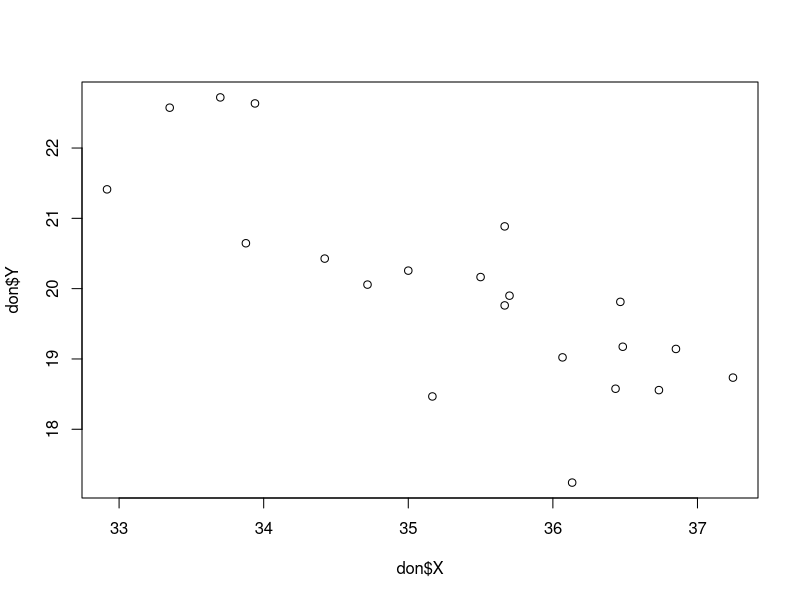
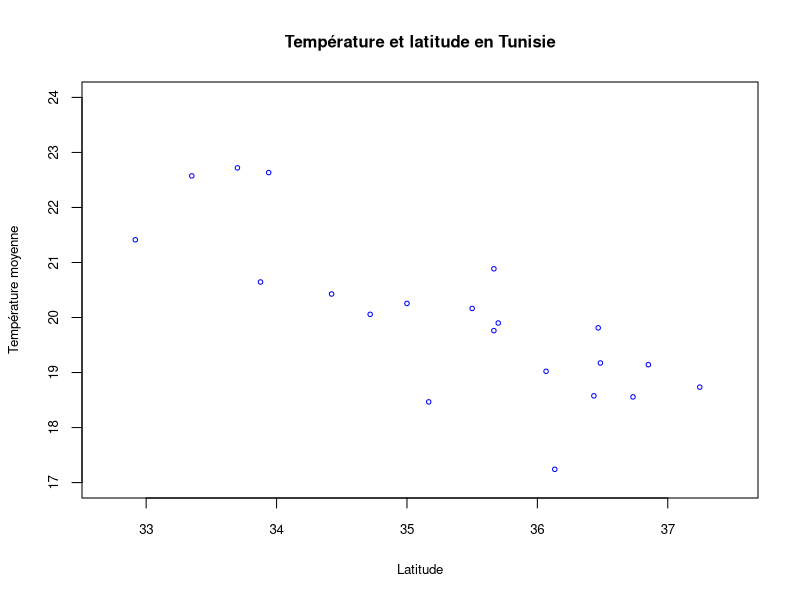
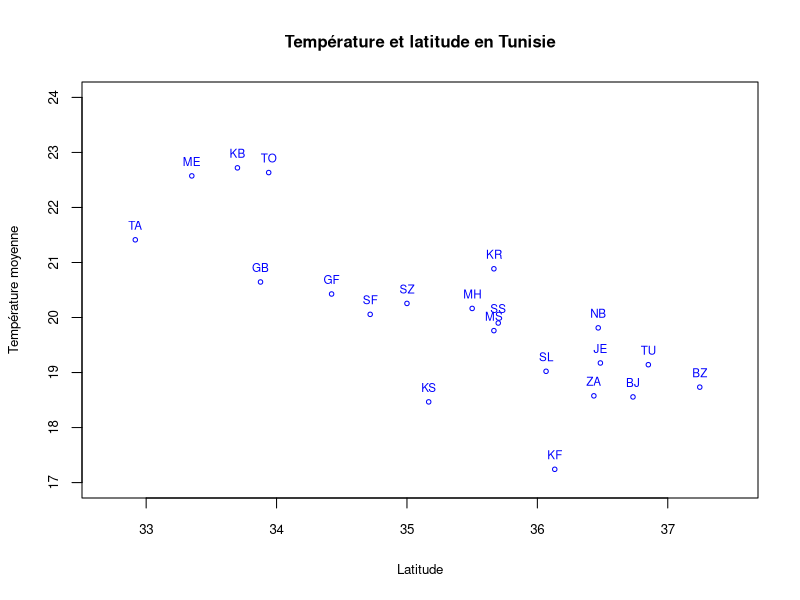
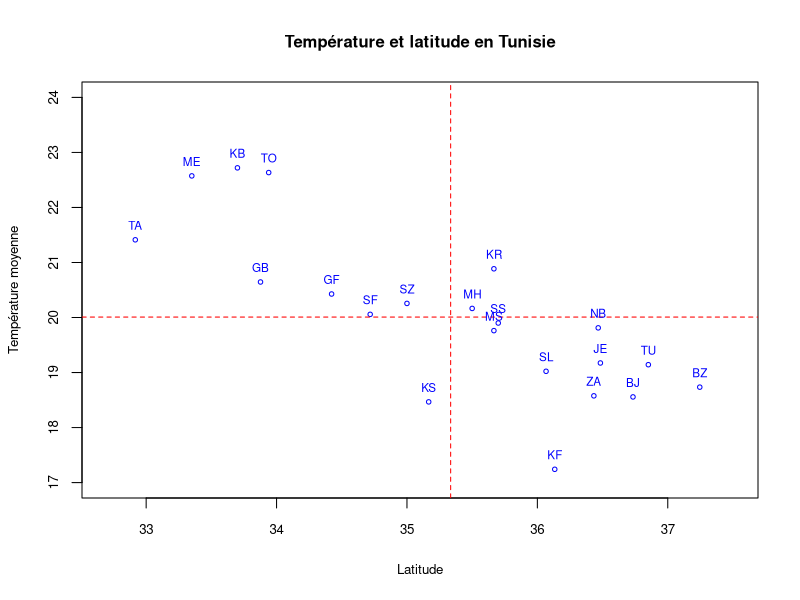
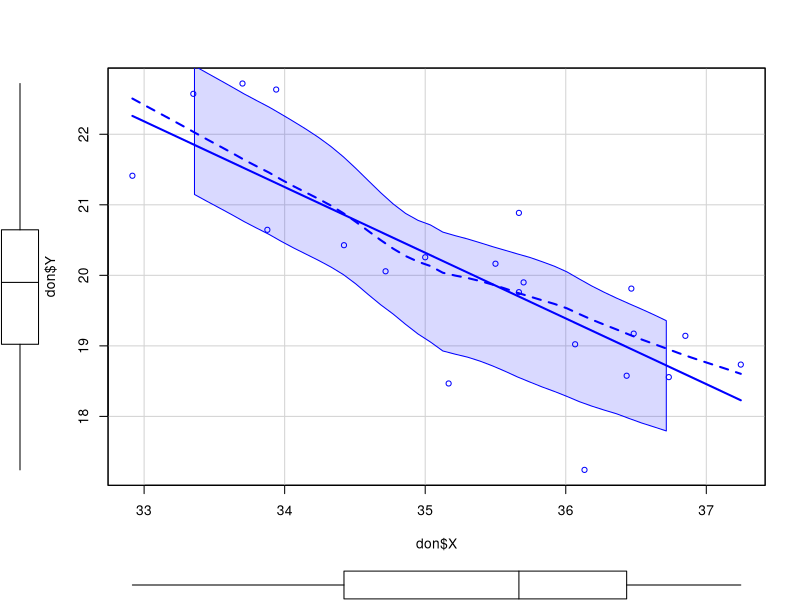
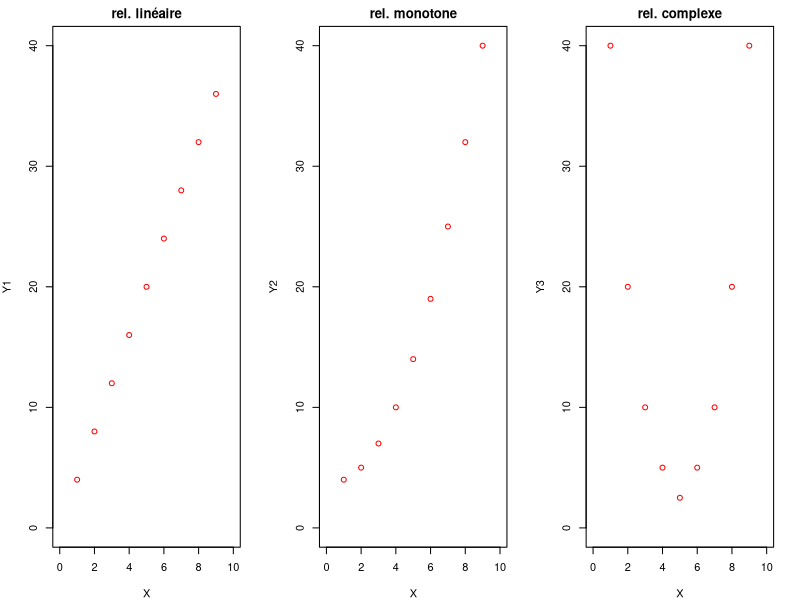
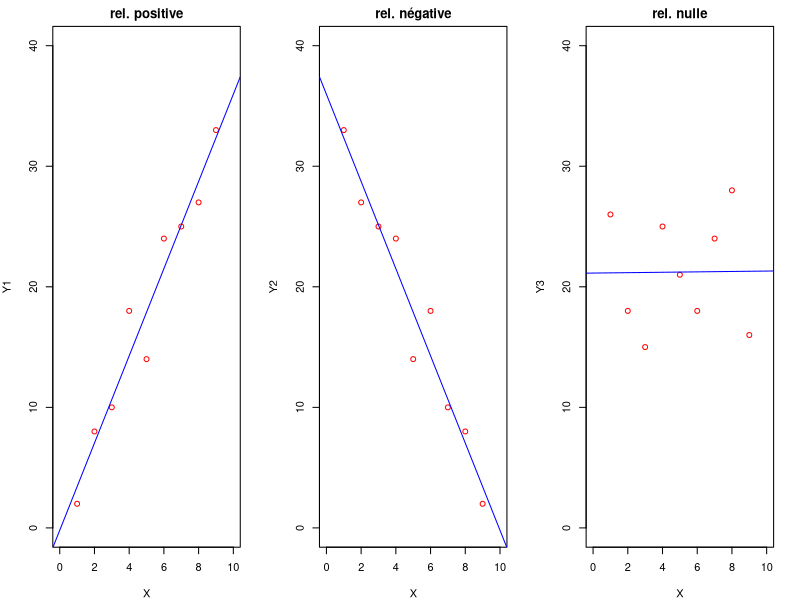
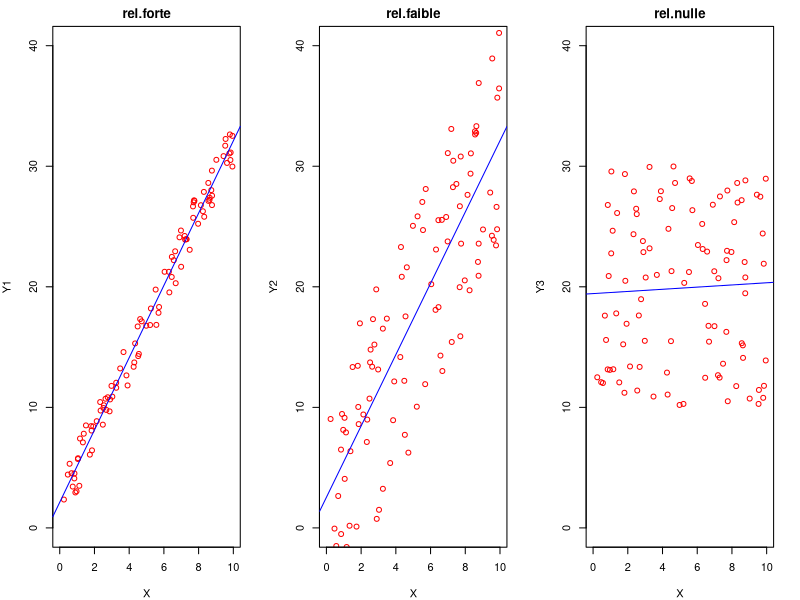

Recreate these plots in R, in order.
## ---- chunk 1
# Importantc: définit les options pr défaut
knitr::opts_chunk$set(echo = TRUE,  # n'affiche pas le code R
                      warning = FALSE,
                      message = FALSE)
library(knitr)  # Pour afficher les tableaux avec kable
library(readxl) #
## ---- chunk 2
#| attr-input: "style='font-size: 2em'"
#| attr-output: "style='font-size: 1em'"
#| echo: true
#| output-location: column
# Importe les données
library(readxl)
don<-read_xlsx(path = "data/TUN-CLIMAT/tun_climat.xlsx",
              sheet = "data")
kable(don, caption = "Tableau de données")
## ---- chunk 3
#| attr-input: "style='font-size: 2em'"
#| attr-output: "style='font-size: 1em'"
#| echo: true
#| output-location: column
# Importe les métadonnées
meta<-read_xlsx(path = "data/TUN-CLIMAT/tun_climat.xlsx",
              sheet = "meta")
kable(meta, caption = "Tableau de métadonnées")
## ---- chunk 4
#| attr-input: "style='font-size: 2em'"
#| attr-output: "style='font-size: 1em'"
#| echo: true
#| output-location: column
don<-don[,c("code","nom","lat","tmoy")]
colnames(don)<-c("code","nom","X","Y")
kable(head(don))
## ---- chunk 5
# Pour la version française
titre <- "Température et latitude en Tunisie"
nomX <- "Latitude"
nomY <- "Température moyenne"



## ---- chunk 6
#| attr-input: "style='font-size: 2em'"
#| attr-output: "style='font-size: 1em'"
#| echo: true
#| output-location: column
plot(don$X,don$Y)
## ---- chunk 7
plot(don$X,don$Y,
     main = titre,   # titre
     cex.main = 1,      # police du titre
     cex.sub = 0.6,     # police du sous-titre
     xlab = nomX,    # nom de l'axe X
     xlim = c(32.7,37.5),   # intervalle de l'axe X
     ylab = nomY,    # nom de l'axe Y
    ylim = c(17,24),    # intervalle de l'axe Y
     cex.axis = 0.8,    # police des gradations d'axes
     cex.lab = 0.8,     # police des noms d'axes
     cex = 0.6,         # taille des symboles
     col = "blue")       # couleur des symboles
## ---- chunk 8
plot(don$X,don$Y,
     main = titre,   # titre
     cex.main = 1,      # police du titre
     cex.sub = 0.6,     # police du sous-titre
     xlab = nomX,    # nom de l'axe X
     xlim = c(32.7,37.5),   # intervalle de l'axe X
     ylab = nomY,    # nom de l'axe Y
    ylim = c(17,24),    # intervalle de l'axe Y
     cex.axis = 0.8,    # police des gradations d'axes
     cex.lab = 0.8,     # police des noms d'axes
     cex = 0.6,         # taille des symboles
     col = "blue")       # couleur des symboles
text(x = don$X,
     y = don$Y,
     label = don$code,
     cex = 0.7,
     pos=3,
     col = "blue")
## ---- chunk 9
plot(don$X,don$Y,
     main = titre,   # titre
     cex.main = 1,      # police du titre
     cex.sub = 0.6,     # police du sous-titre
     xlab = nomX,    # nom de l'axe X
     xlim = c(32.7,37.5),   # intervalle de l'axe X
     ylab = nomY,    # nom de l'axe Y
    ylim = c(17,24),    # intervalle de l'axe Y
     cex.axis = 0.8,    # police des gradations d'axes
     cex.lab = 0.8,     # police des noms d'axes
     cex = 0.6,         # taille des symboles
     col = "blue")       # couleur des symboles

# Ajout d'une ligne horizontale  correspondant à la moyenne de Y
abline(h=mean(don$Y),col="red",lwd = 1, lty = 2)
# Ajout d'une ligne verticlae  correspondant à la moyenne de X
abline(v=mean(don$X),col="red",lwd = 1, lty = 2)

text(x = don$X,
     y = don$Y,
     label = don$code,
     cex = 0.7,
     pos=3,
     col = "blue")


## ---- chunk 10
#| attr-input: "style='font-size: 2em'"
#| attr-output: "style='font-size: 1em'"
#| echo: true
#| output-location: column
library(car)
scatterplot(don$X,don$Y)
## ---- chunk 11
par(mfrow=c(1,3),mar=c(4,4,2,2))
X<-c(1,2,3,4,5,6,7,8,9)
Y1<-c(4,8,12,16,20,24,28,32,36)
plot(X,Y1, xlim=c(0,10),ylim=c(0,40),main="rel. linéaire",col="red")

Y2<-c(4,5,7,10,14,19,25,32,40)
plot(X,Y2, xlim=c(0,10),ylim=c(0,40), main="rel. monotone",col="red")
Y3<-c(40,20,10,5,2.5,5,10,20,40)
plot(X,Y3, xlim=c(0,10),ylim=c(0,40),main="rel. complexe", col="red")

## ---- chunk 12
par(mfrow=c(1,3),mar=c(4,4,2,2))
X<-c(1,2,3,4,5,6,7,8,9)
Y1<-c(2,8,10,18,14,24,25,27,33)
plot(X,Y1, xlim=c(0,10),ylim=c(0,40),main="rel. positive",col="red")
abline(lm(Y1~X),col="blue")
Y2<-c(33, 27, 25, 24, 14, 18, 10, 8, 2)
plot(X,Y2, xlim=c(0,10),ylim=c(0,40), main="rel. négative",col="red")
abline(lm(Y2~X),col="blue")
Y3<-c(26,18, 15, 25, 21,18, 24, 28,16)
plot(X,Y3, xlim=c(0,10),ylim=c(0,40),main="rel. nulle", col="red")
abline(lm(Y3~X),col="blue")

## ---- chunk 13
library(car)
par(mfrow=c(1,3),mar=c(4,4,2,2))
X<-runif(n=100)*10
Y<-3*X+2
Y1 = Y+runif(n=100, min=-2,max=+2)
plot(X,Y1,xlim=c(0,10),ylim=c(0,40),main="rel.forte",col="red")
abline(lm(Y1~X),col="blue")
Y2 = Y+runif(n=100, min=-10,max=+10)
plot(X,Y2,xlim=c(0,10),ylim=c(0,40),main="rel.faible",col="red")
abline(lm(Y2~X),col="blue")
Y3 = runif(n=100, min=10,max=30)
plot(X,Y3,xlim=c(0,10),ylim=c(0,40),main="rel.nulle",col="red")
abline(lm(Y3~X),col="blue")
## ---- chunk 14
library(car)
par(mfrow=c(1,3),mar=c(4,4,2,2))
X<-runif(n=4)*10
Y<-3*X+10
Y1 = Y+runif(n=4, min=-5,max=+5)
plot(X,Y1,xlim=c(0,10),ylim=c(0,40),main="rel.non signif.",col="red")
abline(lm(Y1~X),col="blue")


X<-runif(n=10)*10
Y<-3*X+10
Y2 = Y+runif(n=10, min=-15,max=+15)
plot(X,Y2,xlim=c(0,10),ylim=c(0,40),main="rel.signif.",col="red")
abline(lm(Y2~X),col="blue")

X<-runif(n=100)*10
Y<-3*X+10
Y3 = Y+runif(n=20, min=-20,max=+20)
plot(X,Y3,xlim=c(0,10),ylim=c(0,40),main="rel.très signif.",col="red")
abline(lm(Y3~X),col="blue")


## ---- chunk 15
cor(don$X,don$Y)
cor(don$X,don$Y, method = "spearman")


## ---- chunk 16
par(mfrow=c(1,2),mar=c(4,4,2,2))
X<-c(1,2,3,4,5,6,7,8,9)
Y<-c(4,8,12,16,20,24,28,32,36)
pears<-cor(X,Y,method = "pearson")
spear<-cor(X,Y,method = "spearman")
titre<-paste("Pears= ", round(pears,digits = 2)," / Spear=", round(spear,digits=2))
plot(X,Y, main = titre, col="red",cex.main=0.9)
abline(lm(Y~X),col="blue")

X<-c(1,2,3,4,5,6,7,8,9)
Y<-c(1,2,4,8,16,32,64,128,254)
pears<-cor(X,Y,method = "pearson")
spear<-cor(X,Y,method = "spearman")
titre<-paste("Pears= ", round(pears,digits = 2)," / Spear=", round(spear,digits=2))
plot(X,Y, main = titre, col="red",cex.main=0.9)
abline(lm(Y~X),col="blue")
## ---- chunk 17
par(mfrow=c(1,2),mar=c(4,4,2,2))

X<-c(1,2,3,4,5,6,7,8,50)
Y<-c(10,9,8,7,6,5,4,3,50)
pears<-cor(X,Y,method = "pearson")
spear<-cor(X,Y,method = "spearman")
titre<-paste("Pears= ", round(pears,digits = 2)," / Spear=", round(spear,digits=2))
plot(X,Y, main = titre, col="red",cex.main=0.9)
abline(lm(Y~X),col="blue")


rankX<-rank(X)
rankY<-rank(Y)
pears<-cor(rankX,rankY,method = "pearson")
spear<-cor(rankX,rankY,method = "spearman")
titre<-paste("Pears=", round(pears,digits = 2)," / Spear=", round(spear,digits=2))
plot(rankX,rankY, main = titre, col="red", cex.main=0.9)
abline(lm(rankY~rankX),col="blue")
## ---- chunk 18
r2 <- 100*cor(don$X,don$Y)**2
r2
## ---- chunk 19

par(mfrow=c(1,3),mar=c(4,4,2,0))

X<-runif(n=100)*10
Y<-3*X+2
Y = Y+runif(n=100, min=-2,max=+2)
pears<-cor(X,Y,method = "pearson")
r2<-100*pears*pears
titre<-paste("r = ", round(pears,digits = 3)," / r2 =", round(r2,digits=1),"%")
plot(X,Y, main = titre, col="red",cex.main=0.9)
abline(lm(Y~X),col="blue")

X<-runif(n=100)*10
Y<-3*X+2
Y = Y+runif(n=100, min=-10,max=+10)
pears<-cor(X,Y,method = "pearson")
r2<-100*pears*pears
titre<-paste("r = ", round(pears,digits = 3)," / r2 =", round(r2,digits=1),"%")
plot(X,Y, main = titre, col="red",cex.main=0.9)
abline(lm(Y~X),col="blue")

X<-runif(n=100)*10
Y<-3*X+2
Y = Y+runif(n=100, min=-30,max=+30)
pears<-cor(X,Y,method = "pearson")
r2<-100*pears*pears
titre<-paste("r = ", round(pears,digits = 3)," / r2 =", round(r2,digits=1),"%")
plot(X,Y, main = titre, col="red",cex.main=0.9)
abline(lm(Y~X),col="blue")
## ---- chunk 20
par(mfrow=c(1,2),mar=c(4,4,2,2))

X <- c(1,4,5,7,10)
Y <-c(29,32,24,12,14)
t<-cor.test(X,Y)
titre<-paste("r2 = ",round(100*(cor(X,Y)**2),2), "% / p-value = ",round(t$p.value,4), sep="")
plot(X,Y,main=titre,cex.main=0.8,col="red")
abline(lm(Y~X),col="blue")




X<-runif(n=100)*10
Y<- -3*X+50
Y = Y+runif(n=100, min=-20,max=+20)
t<-cor.test(X,Y)
titre<-paste("r2 = ",round(100*(cor(X,Y)**2),2), "% / p-value = ",round(t$p.value,4), sep="")
plot(X,Y,main=titre,cex.main=0.8,col="red")
abline(lm(Y~X),col="blue")



## ---- chunk 21
cor.test(don$Y,don$X)
## ---- chunk 22
par(mfrow=c(1,1),mar=c(4,4,3,2))
X <- don$X
Y <- don$Y
t<-cor.test(X,Y)
titre<-paste("r =",round(cor(X,Y),3),"   /  r2 = ",round(100*(cor(X,Y)**2),0), "% / p-value = ",round(t$p.value,6), sep="")
plot(X,Y,main=titre,cex.main=0.8,col="red",xlab=nomX,ylab=nomY,cex.lab=0.7,cex.axis=0.7,cex=0)

abline(lm(Y~X),col="blue")
text(X,Y,don$code,cex=0.6,col="red")

